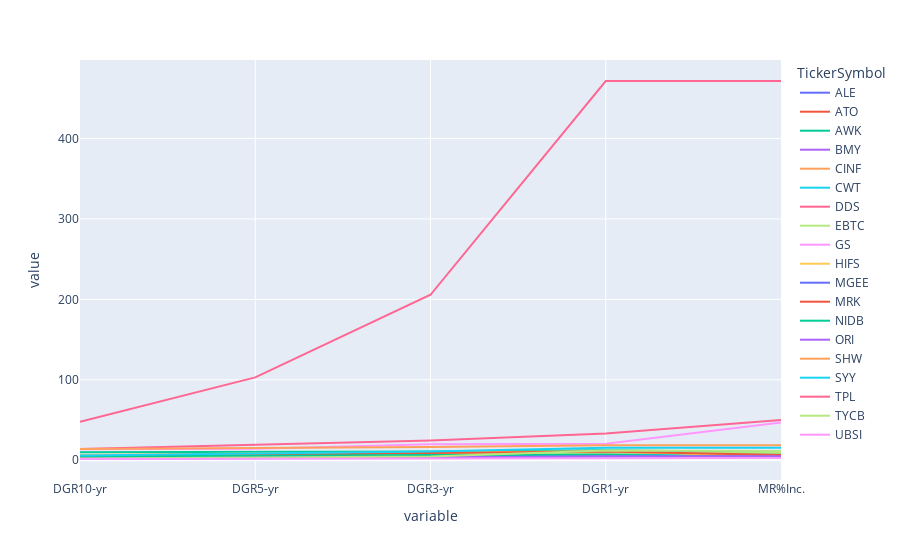

Notebook cell for this chart:
### Code cell
# slice df to Ticker, MR%, DGR-3, DGR-5, DGR-10
dgrs = df[['TickerSymbol', 'DGR10-yr', 'DGR5-yr', 'DGR3-yr', 'DGR1-yr', 'MR%Inc.']]
# dgrs = dgrs.iloc[0]

# the dripinvesting df format is wide - the variables are in columns instead of rows. We need to "melt" it in order to graph is properly.
dgrs = pd.melt(dgrs, id_vars='TickerSymbol')

fig = px.line(dgrs, x='variable', y='value', color='TickerSymbol')
fig.show()

### Figure 1 — Plotly figure (JSON) as saved in the notebook; plotly's stock layout.template omitted (floating-point values rounded to 4 significant figures)
{"data": [{"hovertemplate": "TickerSymbol=ALE<br>variable=%{x}<br>value=%{y}<extra></extra>", "legendgroup": "ALE", "line": {"color": "#636efa", "dash": "solid"}, "mode": "lines", "name": "ALE", "orientation": "v", "showlegend": true, "type": "scatter", "x": ["DGR10-yr", "DGR5-yr", "DGR3-yr", "DGR1-yr", "MR%Inc."], "xaxis": "x", "y": [3.447, 4.104, 4.897, 5.106, 5.106], "yaxis": "y"}, {"hovertemplate": "TickerSymbol=ATO<br>variable=%{x}<br>value=%{y}<extra></extra>", "legendgroup": "ATO", "line": {"color": "#EF553B", "dash": "solid"}, "mode": "lines", "name": "ATO", "orientation": "v", "showlegend": true, "type": "scatter", "x": ["DGR10-yr", "DGR5-yr", "DGR3-yr", "DGR1-yr", "MR%Inc."], "xaxis": "x", "y": [5.739, 8.127, 8.595, 9.302, 8.696], "yaxis": "y"}, {"hovertemplate": "TickerSymbol=AWK<br>variable=%{x}<br>value=%{y}<extra></extra>", "legendgroup": "AWK", "line": {"color": "#00cc96", "dash": "solid"}, "mode": "lines", "name": "AWK", "orientation": "v", "showlegend": true, "type": "scatter", "x": ["DGR10-yr", "DGR5-yr", "DGR3-yr", "DGR1-yr", "MR%Inc."], "xaxis": "x", "y": [9.848, 10.59, 10.74, 12.53, 10.0], "yaxis": "y"}, {"hovertemplate": "TickerSymbol=BMY<br>variable=%{x}<br>value=%{y}<extra></extra>", "legendgroup": "BMY", "line": {"color": "#ab63fa", "dash": "solid"}, "mode": "lines", "name": "BMY", "orientation": "v", "showlegend": true, "type": "scatter", "x": ["DGR10-yr", "DGR5-yr", "DGR3-yr", "DGR1-yr", "MR%Inc."], "xaxis": "x", "y": [3.468, 3.993, 4.886, 9.756, 8.889], "yaxis": "y"}, {"hovertemplate": "TickerSymbol=CINF<br>variable=%{x}<br>value=%{y}<extra></extra>", "legendgroup": "CINF", "line": {"color": "#FFA15A", "dash": "solid"}, "mode": "lines", "name": "CINF", "orientation": "v", "showlegend": true, "type": "scatter", "x": ["DGR10-yr", "DGR5-yr", "DGR3-yr", "DGR1-yr", "MR%Inc."], "xaxis": "x", "y": [4.061, 5.334, 6.027, 6.787, 7.143], "yaxis": "y"}, {"hovertemplate": "TickerSymbol=CWT<br>variable=%{x}<br>value=%{y}<extra></extra>", "legendgroup": "CWT", "line": {"color": "#19d3f3", "dash": "solid"}, "mode": "lines", "name": "CWT", "orientation": "v", "showlegend": true, "type": "scatter", "x": ["DGR10-yr", "DGR5-yr", "DGR3-yr", "DGR1-yr", "MR%Inc."], "xaxis": "x", "y": [3.631, 4.874, 5.689, 7.595, 7.595], "yaxis": "y"}, {"hovertemplate": "TickerSymbol=DDS<br>variable=%{x}<br>value=%{y}<extra></extra>", "legendgroup": "DDS", "line": {"color": "#FF6692", "dash": "solid"}, "mode": "lines", "name": "DDS", "orientation": "v", "showlegend": true, "type": "scatter", "x": ["DGR10-yr", "DGR5-yr", "DGR3-yr", "DGR1-yr", "MR%Inc."], "xaxis": "x", "y": [14.13, 19.14, 24.62, 33.33, 50.0], "yaxis": "y"}, {"hovertemplate": "TickerSymbol=EBTC<br>variable=%{x}<br>value=%{y}<extra></extra>", "legendgroup": "EBTC", "line": {"color": "#B6E880", "dash": "solid"}, "mode": "lines", "name": "EBTC", "orientation": "v", "showlegend": true, "type": "scatter", "x": ["DGR10-yr", "DGR5-yr", "DGR3-yr", "DGR1-yr", "MR%Inc."], "xaxis": "x", "y": [5.756, 6.961, 9.036, 9.375, 9.375], "yaxis": "y"}, {"hovertemplate": "TickerSymbol=GS<br>variable=%{x}<br>value=%{y}<extra></extra>", "legendgroup": "GS", "line": {"color": "#FF97FF", "dash": "solid"}, "mode": "lines", "name": "GS", "orientation": "v", "showlegend": true, "type": "scatter", "x": ["DGR10-yr", "DGR5-yr", "DGR3-yr", "DGR1-yr", "MR%Inc."], "xaxis": "x", "y": [13.58, 14.42, 19.91, 20.48, 47.06], "yaxis": "y"}, {"hovertemplate": "TickerSymbol=HIFS<br>variable=%{x}<br>value=%{y}<extra></extra>", "legendgroup": "HIFS", "line": {"color": "#FECB52", "dash": "solid"}, "mode": "lines", "name": "HIFS", "orientation": "v", "showlegend": true, "type": "scatter", "x": ["DGR10-yr", "DGR5-yr", "DGR3-yr", "DGR1-yr", "MR%Inc."], "xaxis": "x", "y": [6.395, 8.447, 9.568, 11.04, 4.444], "yaxis": "y"}, {"hovertemplate": "TickerSymbol=MGEE<br>variable=%{x}<br>value=%{y}<extra></extra>", "legendgroup": "MGEE", "line": {"color": "#636efa", "dash": "solid"}, "mode": "lines", "name": "MGEE", "orientation": "v", "showlegend": true, "type": "scatter", "x": ["DGR10-yr", "DGR5-yr", "DGR3-yr", "DGR1-yr", "MR%Inc."], "xaxis": "x", "y": [3.854, 4.582, 4.672, 4.71, 4.965], "yaxis": "y"}, {"hovertemplate": "TickerSymbol=MRK<br>variable=%{x}<br>value=%{y}<extra></extra>", "legendgroup": "MRK", "line": {"color": "#EF553B", "dash": "solid"}, "mode": "lines", "name": "MRK", "orientation": "v", "showlegend": true, "type": "scatter", "x": ["DGR10-yr", "DGR5-yr", "DGR3-yr", "DGR1-yr", "MR%Inc."], "xaxis": "x", "y": [4.847, 6.273, 9.08, 10.91, 6.557], "yaxis": "y"}, {"hovertemplate": "TickerSymbol=NIDB<br>variable=%{x}<br>value=%{y}<extra></extra>", "legendgroup": "NIDB", "line": {"color": "#00cc96", "dash": "solid"}, "mode": "lines", "name": "NIDB", "orientation": "v", "showlegend": true, "type": "scatter", "x": ["DGR10-yr", "DGR5-yr", "DGR3-yr", "DGR1-yr", "MR%Inc."], "xaxis": "x", "y": [4.755, 6.118, 6.593, 6.863, 3.704], "yaxis": "y"}, {"hovertemplate": "TickerSymbol=ORI<br>variable=%{x}<br>value=%{y}<extra></extra>", "legendgroup": "ORI", "line": {"color": "#ab63fa", "dash": "solid"}, "mode": "lines", "name": "ORI", "orientation": "v", "showlegend": true, "type": "scatter", "x": ["DGR10-yr", "DGR5-yr", "DGR3-yr", "DGR1-yr", "MR%Inc."], "xaxis": "x", "y": [1.987, 2.567, 3.392, 5.0, 5.0], "yaxis": "y"}, {"hovertemplate": "TickerSymbol=SHW<br>variable=%{x}<br>value=%{y}<extra></extra>", "legendgroup": "SHW", "line": {"color": "#FFA15A", "dash": "solid"}, "mode": "lines", "name": "SHW", "orientation": "v", "showlegend": true, "type": "scatter", "x": ["DGR10-yr", "DGR5-yr", "DGR3-yr", "DGR1-yr", "MR%Inc."], "xaxis": "x", "y": [14.05, 14.87, 16.38, 18.58, 18.58], "yaxis": "y"}, {"hovertemplate": "TickerSymbol=SYY<br>variable=%{x}<br>value=%{y}<extra></extra>", "legendgroup": "SYY", "line": {"color": "#19d3f3", "dash": "solid"}, "mode": "lines", "name": "SYY", "orientation": "v", "showlegend": true, "type": "scatter", "x": ["DGR10-yr", "DGR5-yr", "DGR3-yr", "DGR1-yr", "MR%Inc."], "xaxis": "x", "y": [6.054, 8.447, 10.89, 15.38, 15.38], "yaxis": "y"}, {"hovertemplate": "TickerSymbol=TPL<br>variable=%{x}<br>value=%{y}<extra></extra>", "legendgroup": "TPL", "line": {"color": "#FF6692", "dash": "solid"}, "mode": "lines", "name": "TPL", "orientation": "v", "showlegend": true, "type": "scatter", "x": ["DGR10-yr", "DGR5-yr", "DGR3-yr", "DGR1-yr", "MR%Inc."], "xaxis": "x", "y": [47.88, 103.0, 205.7, 471.4, 471.4], "yaxis": "y"}, {"hovertemplate": "TickerSymbol=TYCB<br>variable=%{x}<br>value=%{y}<extra></extra>", "legendgroup": "TYCB", "line": {"color": "#B6E880", "dash": "solid"}, "mode": "lines", "name": "TYCB", "orientation": "v", "showlegend": true, "type": "scatter", "x": ["DGR10-yr", "DGR5-yr", "DGR3-yr", "DGR1-yr", "MR%Inc."], "xaxis": "x", "y": [2.098, 3.131, 4.552, 12.0, 11.54], "yaxis": "y"}, {"hovertemplate": "TickerSymbol=UBSI<br>variable=%{x}<br>value=%{y}<extra></extra>", "legendgroup": "UBSI", "line": {"color": "#FF97FF", "dash": "solid"}, "mode": "lines", "name": "UBSI", "orientation": "v", "showlegend": true, "type": "scatter", "x": ["DGR10-yr", "DGR5-yr", "DGR3-yr", "DGR1-yr", "MR%Inc."], "xaxis": "x", "y": [1.553, 1.808, 1.981, 2.941, 2.941], "yaxis": "y"}], "layout": {"legend": {"title": {"text": "TickerSymbol"}, "tracegroupgap": 0}, "margin": {"t": 60}, "xaxis": {"anchor": "y", "domain": [0, 1], "title": {"text": "variable"}}, "yaxis": {"anchor": "x", "domain": [0, 1], "title": {"text": "value"}}}}
